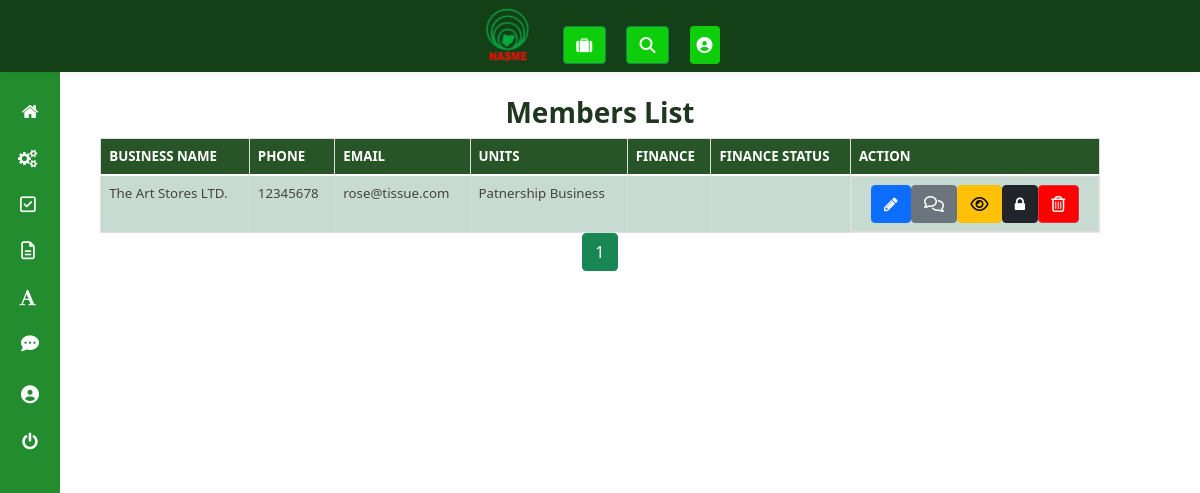
/admin/manage_members (signed in), run on the app's committed database.
### membership/models.py (models this page shows, shortened)
class User(db.Model, UserMixin):
  id = db.Column(db.Integer, primary_key=True)
  units = db.relationship("Unit", secondary=user_unit, backref=db.backref("unit_members", lazy='dynamic'), lazy="dynamic")
  username = db.Column(db.String(20), unique=True)
  email = db.Column(db.String(120), unique=True)
  phone = db.Column(db.String(60), unique=True)
  password = db.Column(db.String(60), nullable=False, default="12345678")
  image_file = db.Column(db.String(20), nullable=False, default='default.jpg')
  date_registered = db.Column(db.DateTime, nullable=False, default=datetime.utcnow)
  role = db.Column(db.String(6), nullable=False, default="USER")
  _is_superadmin = db.Column("is_superadmin", db.Boolean, nullable=False, default=False)
  current_salary = db.Column(db.String(60))
  occupation = db.Column(db.String(60))
  experience = db.Column(db.String(60))
  date_of_birth = db.Column(db.String(), nullable=False, default=datetime.utcnow)
  business_address = db.Column(db.String())
  _is_suspended = db.Column("is_suspended", db.Boolean, nullable=False, default=False)
  has_filled_profile = db.Column(db.Boolean(), default=False)
  business_name = db.Column(db.String())
  business_email = db.Column(db.String())
  business_phone = db.Column(db.String())
  business_photo = db.Column(db.String(20), default='default.jpg')
  business_about = db.Column(db.String())
  business_services = db.Column(db.String())
  business_product_image_1 = db.Column(db.String(20), nullable=False, default='default.jpg')
  business_product_image_2 = db.Column(db.String(20), nullable=False, default='default.jpg')
  business_product_image_3 = db.Column(db.String(20), nullable=False, default='default.jpg')
  business_product_image_4 = db.Column(db.String(20), nullable=False, default='default.jpg')
  business_product_image_5 = db.Column(db.String(20), nullable=False, default='default.jpg')
  business_product_image_6 = db.Column(db.String(20), nullable=False, default='default.jpg')
  business_facebook = db.Column(db.String())
  business_website = db.Column(db.String())
  business_twitter = db.Column(db.String())
  business_linkedin = db.Column(db.String())
  business_whatsapp = db.Column(db.String())
  messages_sent = db.relationship('Message',
                                    foreign_keys='Message.sender_id',
                                    backref='author', lazy='dynamic')
  messages_received = db.relationship('Message',
                                      foreign_keys='Message.member_recipient_id',
                                      backref='member_recipient', lazy='dynamic')
  last_message_read_time = db.Column(db.DateTime)
  def display_units(self):
    unit_names = []
    for unit in self.units.all():
      unit_names.append(unit.name)
    return ", ".join(unit_names)
  @property
  def is_superadmin(self):
      return self._is_superadmin
  @property
  def is_suspended(self):
      return self._is_suspended
  @is_superadmin.setter
  def is_superadmin(self, s):
    if type(s) == type(str()):
      if s.lower() == "true":
        self._is_superadmin = True
      elif s.lower() == "false":
        self._is_superadmin = False
    else:
      self._is_superadmin = s
  @is_suspended.setter
  def is_suspended(self, s):
    if type(s) == type(str()):
      if s.lower() == "true":
        self._is_suspended = True
      elif s.lower() == "false":
        self._is_suspended = False
    else:
      self._is_suspended = s

class Unit(db.Model):
  id = db.Column(db.Integer, primary_key=True)
  name = db.Column(db.String(50), unique=True, nullable=False)
  date_created = db.Column(db.DateTime, nullable=False,default=datetime.utcnow)
  fees_amount = db.Column(db.String(),nullable=False,default="0")
  messages_received = db.relationship('Message',
                                      foreign_keys='Message.unit_recipient_id',
                                      backref='unit_recipient', lazy='dynamic')

### membership/admins/routes.py (the view)
@admins.route("/admin/manage_members")
@admin_role_required
def manage_members():
  form = MessageForm()
  page = request.args.get('page', 1, type=int)
  members = User.query.filter_by(role="USER").paginate(page=page, per_page=5)
  return render_template("manage_members.html", form=form, page=page, members=members)

### membership/admins/routes.py (called while the page is built)
@admins.context_processor
def inject_menu():
    dashboard_units = Unit.query.all()
    return dict(dashboard_units=dashboard_units)

### membership/admins/utils.py (called while the page is built)
def admin_role_required(func):
    @wraps(func)
    def decorated_view(*args, **kwargs):
      if current_user.is_authenticated:
        if current_user.role == "ADMIN":
          return func(*args, **kwargs)
        else:
          flash("You must log in to access this page", "info")
          return redirect(url_for('admins.admin_login', next=url_for(request.endpoint)))
      else:
          flash("You must log in to access this page", "info")
          return redirect(url_for('admins.admin_login', next=url_for(request.endpoint)))
    return decorated_view

### membership/models.py (called while the page is built)
@login_manager.user_loader
def load_user(user_id):
    return User.query.get(int(user_id))

### membership/templates/manage_members.html (shortened to what this page needs)
{% extends "dashboard_layout.html" %}
{% block content %}
<link rel="stylesheet" type="text/css" href="css/table-style.css" />
<link rel="stylesheet" type="text/css" href="css/basictable.css" />
				<div class="container-fluid agile-tables">
					<br>
					<h3 style="text-align: center; color:rgb(31, 55, 31); font-weight:bold;" class="text-center"> Members List</h3>
					<div class="w3l-table-info  table-responsive">
					    <table id="tuble" class="table table-success table-striped table-hover table-bordered" style="width: 85%; font-size: 14px;">
						<thead>
						  <tr>
							<th scope="col">Business Name</th>
							<th scope="col">Phone</th>
							<th scope="col">Email</th>
							<th scope="col">Units</th>
							<th scope="col">Finance</th>
							<th scope="col">Finance Status</th>
							<th scope="col">Action</th>
						  </tr>
						</thead>
						<tbody>
							{% for member in members.items %}
						  <tr>
							<td>{{member.business_name}}</td>
							<td>{{ member.phone }}</td>
							<td>{{ member.business_email }}</td>
							<td>
							{{member.display_units()}}
							</td>
							<td>{{member.finance}}</td>
							<td>{{member.finance_status}}</td>
							<td class="d-flex justify-content-center" >
								<a role="button" class="btn btn-primary" href="{{ url_for('admins.edit_member', member_id=member.id) }}" data-toggle="tooltip" data-placement="top" title="Edit Member Details" ><i class="fa fa-pencil" aria-hidden="true"  data-toggle="tooltip" data-placement="top" title="Edit Member Details"></i></a>
								<a type="button" class="btn btn-secondary" data-bs-toggle="tooltip" data-bs-placement="top" title="Send Message To Member" id="{{member.id}}" dataName="{{member.buseiness_name}}" data-toggle="modal" data-target="#exampleModal" onclick="messageUserFunction(this)"><i class="fa fa-comments-o" aria-hidden="true" data-bs-toggle="tooltip" data-bs-placement="top" title="Send Message To Member"></i></a>
								<a type="button" class="btn btn-warning"  dataId="{{member.id}}" dataImage="/static/profile_pics/{{member.image_file }}" dataName="{{ member.username }}" dataEmail="{{member.email}}" dataPhone="{{member.phone}}" dataPassword="{{ member.password }}" dataUnits="{{member.display_units()}}" dataDateReg="{{ member.date_registered }}" dataOccupation="{{ member.occupation }}" dataHomeAddr="{{ member.home_address }}" dataWorkAddre="{{ member.work_address }}" dataExperience = "{{member.experience}}" dataCurrentSalary="{{member.current_salary}}" data-toggle="modal" data-target="#staticBackdrop" onclick="viewUserFunction(this)" data-bs-toggle="tooltip" data-bs-placement="top" title="Click to View User Details"><i class="fa fa-eye" aria-hidden="true"  data-bs-toggle="tooltip" data-bs-placement="top" title="Click To View User Details"></i></a>
								{% if member._is_suspended %}
								<a class="btn btn-light" href="#" role="button" data-bs-toggle="tooltip" data-bs-placement="top" title="Unsuspend Member" data-toggle="modal" id="{{member.id}}" dataName="{{member.buseiness_name}}" data-target="#suspendmodal"  onclick="unsuspendFunction(this)"><i class="fa fa-unlock" aria-hidden="true" data-bs-toggle="tooltip" data-bs-placement="top" title="Unsuspend Member"></i></a>
								{% else %}
								<a class="btn btn-dark" href="#" role="button" data-bs-toggle="tooltip" data-bs-placement="top" title="Suspend Member" data-toggle="modal" id="{{member.id}}" dataName="{{member.username}}" data-target="#suspendmodal"  onclick="suspendFunction(this)"><i class="fa fa-lock" aria-hidden="true" data-bs-toggle="tooltip" data-bs-placement="top" title="Suspend Member"></i></a>
								{% endif %}
								<a type="button" class="btn btn-danger" style="background: red;" data-toggle="modal" id="{{member.id}}" dataName="{{member.username}}" data-target="#deletemodal"  onclick="deleteFunction(this)"data-bs-toggle="tooltip" data-bs-placement="top" title="Delete Member"><i class="fa fa-trash-o" aria-hidden="true"  data-bs-toggle="tooltip" data-bs-placement="top" title="Delete Member"></i></a>
							</td>
						  {% endfor %}
					  </table>
				  </div>
					  {% for page_num in members.iter_pages(left_edge=1, right_edge=1, left_current=1, right_current=2) %}
					    {% if page_num %}
					      {% if members.page == page_num %}
					        <a class="btn btn-success mb-5"  href="{{ url_for('admins.manage_members', page=page_num) }}">{{ page_num }}</a>
					      {% else %}
					        <a class="btn btn-outline-success mb-5" href="{{ url_for('admins.manage_members', page=page_num) }}">{{ page_num }}</a>
					      {% endif %}
					    {% else %}
					      ...
					    {% endif %}
					  {% endfor %}
					</div>
{% endblock content %}

### membership/static/css/table-style.css (style rules this page uses)
table { background: white; border-collapse: collapse; margin: 1.25em 0 0; width: 100%; }
table tr, table th, table td { border: none; border-bottom: 1px solid #e8e8e8; font-size: .95em; }
table th, table td { padding: 10px 12px; text-align: left; }
table th { background: #fcb216; color: #000000; text-transform: uppercase; }
table tr td { background: #f3faff; color: #424242; }
table { width: 100%; }
.table { margin: 30px 0; border-collapse: collapse; border-spacing: 0; empty-cells: show; border: 1px solid #e0e0e0; }
.table td, .table th { border-left: 1px solid #e0e0e0; border-width: 0 0 0 1px; font-size: inherit; margin: 0; overflow: visible; padding: 0.5em 1em; font-weight: normal; }
.table td:first-child, .table th:first-child { border-left-width: 0; }
.table thead, .table tfoot { background-color: #f05050; color: #fff; text-align: left; vertical-align: bottom; }
.table thead td, .table tfoot td, .table thead th, .table tfoot th { border-color: #fff; }
.table td { background-color: transparent; }

### data on the page
User: business_name "The Art Stores LTD.", phone "12345678", business_email "rose@tissue.com", display_units "Patnership Business"

### other printed values
{{ page_num }} "1"
